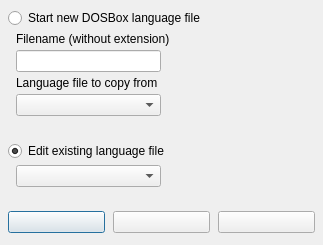
<?xml version="1.0" encoding="UTF-8"?>
<ui version="4.0">
  <class>DOSBoxLangStartForm</class>
  <widget class="QDialog" name="DOSBoxLangStartForm">
    <property name="geometry"><rect><x>0</x><y>0</y><width>321</width><height>245</height></rect></property>
    <property name="windowTitle"><string>DOSBoxLangStartForm</string></property>
    <property name="vclBorderStyle" stdset="0"><string notr="true">bsDialog</string></property>
    <property name="vclPosition" stdset="0"><string notr="true">poOwnerFormCenter</string></property>
    <property name="vclKeyPreview" stdset="0"><bool>true</bool></property>
    <property name="vclDesignWidth" stdset="0"><number>321</number></property>
    <property name="vclDesignHeight" stdset="0"><number>245</number></property>
    <layout class="QVBoxLayout" name="DOSBoxLangStartForm_Layout" stretch="0,0,0,0,0,1">
      <property name="leftMargin"><number>8</number></property>
      <property name="topMargin"><number>8</number></property>
      <property name="rightMargin"><number>8</number></property>
      <property name="bottomMargin"><number>8</number></property>
      <property name="spacing"><number>0</number></property>
      <item>
        <layout class="QGridLayout" name="DOSBoxLangStartForm_Section1" columnstretch="0,0,1">
          <property name="leftMargin"><number>0</number></property>
          <property name="topMargin"><number>0</number></property>
          <property name="rightMargin"><number>0</number></property>
          <property name="bottomMargin"><number>0</number></property>
          <property name="horizontalSpacing"><number>8</number></property>
          <property name="verticalSpacing"><number>4</number></property>
          <item row="0" column="0" colspan="3">
            <widget class="QRadioButton" name="NewFileRadioButton">
              <property name="text"><string>Start new DOSBox language file</string></property>
            </widget>
          </item>
          <item row="1" column="1" colspan="2">
            <widget class="QLabel" name="NewFileEdit_EditLabel">
              <property name="text"><string>Filename (without extension)</string></property>
              <property name="textFormat"><enum>Qt::PlainText</enum></property>
              <property name="vclFocusControl" stdset="0"><string notr="true">NewFileEdit</string></property>
              <property name="vclLabeledEditOf" stdset="0"><string notr="true">NewFileEdit</string></property>
            </widget>
          </item>
          <item row="2" column="1" alignment="Qt::AlignLeft">
            <widget class="QLineEdit" name="NewFileEdit">
              <property name="minimumSize"><size><width>145</width><height>0</height></size></property>
            </widget>
          </item>
          <item row="3" column="1" colspan="2">
            <widget class="QLabel" name="NewFileLabel">
              <property name="text"><string>Language file to copy from</string></property>
              <property name="textFormat"><enum>Qt::PlainText</enum></property>
              <property name="alignment"><set>Qt::AlignLeft|Qt::AlignTop</set></property>
            </widget>
          </item>
          <item row="4" column="1" alignment="Qt::AlignLeft">
            <widget class="QComboBox" name="NewFileComboBox">
              <property name="editable"><bool>false</bool></property>
              <property name="maxVisibleItems"><number>8</number></property>
              <property name="minimumSize"><size><width>145</width><height>0</height></size></property>
            </widget>
          </item>
          <item row="0" column="2">
            <spacer name="DOSBoxLangStartForm_Section1_HFill">
              <property name="orientation"><enum>Qt::Horizontal</enum></property>
              <property name="sizeHint" stdset="0"><size><width>0</width><height>0</height></size></property>
            </spacer>
          </item>
        </layout>
      </item>
      <item>
        <spacer name="DOSBoxLangStartForm_Gap1">
          <property name="orientation"><enum>Qt::Vertical</enum></property>
          <property name="sizeType"><enum>QSizePolicy::Fixed</enum></property>
          <property name="sizeHint" stdset="0"><size><width>0</width><height>25</height></size></property>
        </spacer>
      </item>
      <item>
        <layout class="QGridLayout" name="DOSBoxLangStartForm_Section2" columnstretch="0,0,1">
          <property name="leftMargin"><number>0</number></property>
          <property name="topMargin"><number>0</number></property>
          <property name="rightMargin"><number>0</number></property>
          <property name="bottomMargin"><number>0</number></property>
          <property name="horizontalSpacing"><number>8</number></property>
          <property name="verticalSpacing"><number>4</number></property>
          <item row="0" column="0" colspan="3">
            <widget class="QRadioButton" name="EditFileRadioButton">
              <property name="text"><string>Edit existing language file</string></property>
              <property name="checked"><bool>true</bool></property>
            </widget>
          </item>
          <item row="1" column="1" alignment="Qt::AlignLeft">
            <widget class="QComboBox" name="EditFileComboBox">
              <property name="editable"><bool>false</bool></property>
              <property name="maxVisibleItems"><number>8</number></property>
              <property name="minimumSize"><size><width>145</width><height>0</height></size></property>
            </widget>
          </item>
          <item row="0" column="2">
            <spacer name="DOSBoxLangStartForm_Section2_HFill">
              <property name="orientation"><enum>Qt::Horizontal</enum></property>
              <property name="sizeHint" stdset="0"><size><width>0</width><height>0</height></size></property>
            </spacer>
          </item>
        </layout>
      </item>
      <item>
        <spacer name="DOSBoxLangStartForm_Gap2">
          <property name="orientation"><enum>Qt::Vertical</enum></property>
          <property name="sizeType"><enum>QSizePolicy::Fixed</enum></property>
          <property name="sizeHint" stdset="0"><size><width>0</width><height>24</height></size></property>
        </spacer>
      </item>
      <item>
        <layout class="QGridLayout" name="DOSBoxLangStartForm_Section3" columnstretch="0,0,0,1">
          <property name="leftMargin"><number>0</number></property>
          <property name="topMargin"><number>0</number></property>
          <property name="rightMargin"><number>0</number></property>
          <property name="bottomMargin"><number>0</number></property>
          <property name="horizontalSpacing"><number>8</number></property>
          <property name="verticalSpacing"><number>4</number></property>
          <item row="0" column="0" alignment="Qt::AlignLeft">
            <widget class="QPushButton" name="OKButton">
              <property name="text"><string /></property>
              <property name="autoDefault"><bool>false</bool></property>
              <property name="vclKind" stdset="0"><string notr="true">bkOK</string></property>
              <property name="default"><bool>true</bool></property>
              <property name="vclModalResult" stdset="0"><string notr="true">mrOk</string></property>
              <property name="vclOnClick" stdset="0"><string notr="true">OKButtonClick</string></property>
              <property name="minimumSize"><size><width>97</width><height>0</height></size></property>
            </widget>
          </item>
          <item row="0" column="1" alignment="Qt::AlignLeft">
            <widget class="QPushButton" name="CancelButton">
              <property name="text"><string /></property>
              <property name="autoDefault"><bool>false</bool></property>
              <property name="vclKind" stdset="0"><string notr="true">bkCancel</string></property>
              <property name="vclCancel" stdset="0"><bool>true</bool></property>
              <property name="vclModalResult" stdset="0"><string notr="true">mrCancel</string></property>
              <property name="minimumSize"><size><width>97</width><height>0</height></size></property>
            </widget>
          </item>
          <item row="0" column="2" alignment="Qt::AlignLeft">
            <widget class="QPushButton" name="HelpButton">
              <property name="text"><string /></property>
              <property name="autoDefault"><bool>false</bool></property>
              <property name="vclKind" stdset="0"><string notr="true">bkHelp</string></property>
              <property name="vclOnClick" stdset="0"><string notr="true">HelpButtonClick</string></property>
              <property name="minimumSize"><size><width>97</width><height>0</height></size></property>
            </widget>
          </item>
          <item row="0" column="3">
            <spacer name="DOSBoxLangStartForm_Section3_HFill">
              <property name="orientation"><enum>Qt::Horizontal</enum></property>
              <property name="sizeHint" stdset="0"><size><width>0</width><height>0</height></size></property>
            </spacer>
          </item>
        </layout>
      </item>
      <item>
        <spacer name="DOSBoxLangStartForm_VFill">
          <property name="orientation"><enum>Qt::Vertical</enum></property>
          <property name="sizeHint" stdset="0"><size><width>0</width><height>0</height></size></property>
        </spacer>
      </item>
    </layout>
  </widget>
  <tabstops>
    <tabstop>NewFileRadioButton</tabstop>
    <tabstop>NewFileEdit</tabstop>
    <tabstop>NewFileComboBox</tabstop>
    <tabstop>EditFileRadioButton</tabstop>
    <tabstop>EditFileComboBox</tabstop>
    <tabstop>OKButton</tabstop>
    <tabstop>CancelButton</tabstop>
    <tabstop>HelpButton</tabstop>
  </tabstops>
  <resources>
    <include location="../../resources/dfend.qrc" />
  </resources>
  <connections />
</ui>
